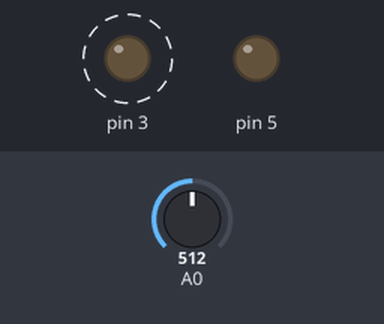
A sketch run on a simulated Arduino Uno, built with avr-gcc and run on an emulated ATmega328P. On the bench: output pins drawn as LEDs (lit = HIGH). Dashed ring = blinking. Inputs (shaded band) come from the test bench; at power-on: A0 = 512.

Above: at 3.0 s.
3.1 s: A0 set to 122
At 3.8 s:
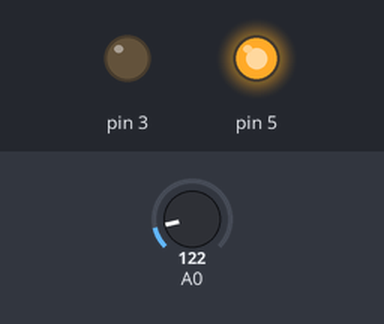
6.6 s: A0 set to 0
At 6.64 s:
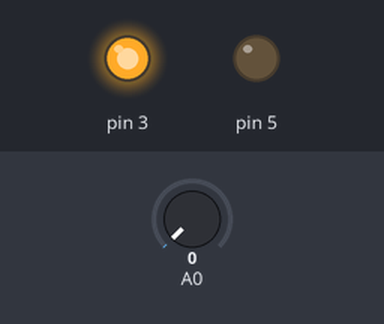
Timing chart, 0 to 16.1 s (numbered marks = the images above; inputs shaded):
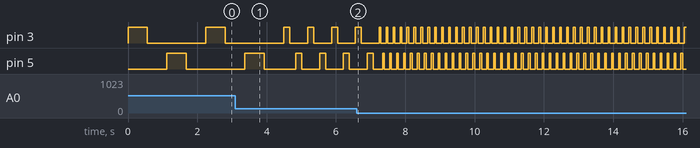

The sketch:

AnalogInputDelayControl.ino
```cpp
void setup() {
  // Initiallize serial connection at 9600 b/s
  Serial.begin(9600);
  // Initiallize these pins for output
  pinMode(3, OUTPUT);
  pinMode(5, OUTPUT);
}

void loop() {
  // Defines sensorValue as 0-1023 value analog input
  int sensorValue = analogRead(A0);
  // Defines delay value with a 50ms buffer
  int delayValue = sensorValue + 50;

  // "Blink LED connected to pin 3
  digitalWrite(3, HIGH);
  delay(delayValue);
  digitalWrite(3, LOW);
  //Delay set for potentiometer value
  delay(delayValue);

  // "Blink LED connected to pin 5
  digitalWrite(5, HIGH);
  delay(delayValue);
  digitalWrite(5, LOW);
  // Delay set for potentiometer value
  delay(delayValue);

}
```

Measured:
- by itself, pin 3: repeats every 0.20 s: HIGH 0.05 s, LOW 0.15 s
